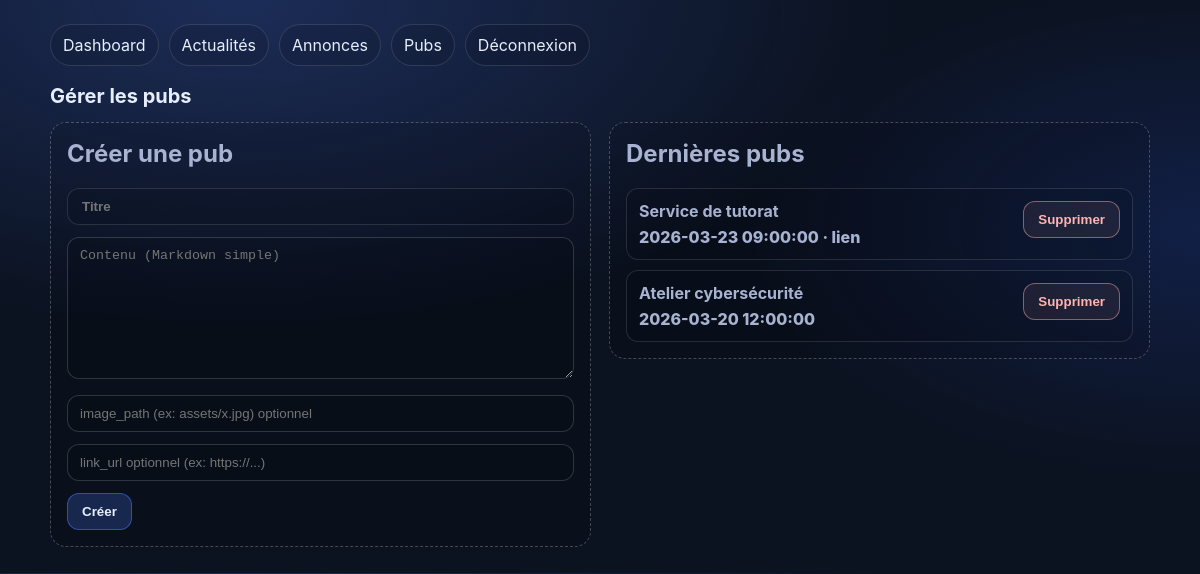
The page /admin/ads_manage.php (signed in) on the database its author committed.
### tables this page shows
CREATE TABLE IF NOT EXISTS ads (
  id INT AUTO_INCREMENT PRIMARY KEY,
  title VARCHAR(255) NOT NULL,
  content TEXT NOT NULL,
  image_path VARCHAR(255) NULL,
  link_url VARCHAR(500) NULL,
  posted_at DATETIME NOT NULL DEFAULT CURRENT_TIMESTAMP
);

### lib/db.php (called while the page is built, shortened)
<?php
function db(): PDO
{
  $dsn = sprintf(
    'mysql:host=%s;port=%d;dbname=%s;charset=utf8mb4',
    DB_HOST,
    DB_PORT,
    DB_NAME
  );
  $pdo = new PDO($dsn, DB_USER, DB_PASS, [
    PDO::ATTR_ERRMODE => PDO::ERRMODE_EXCEPTION,
    PDO::ATTR_DEFAULT_FETCH_MODE => PDO::FETCH_ASSOC,
  ]);
  return $pdo;
}

### admin/ads_manage.php (the view, shortened to what this page needs)
<?php
require_once __DIR__ . '/../lib/db.php';
$items = db()->query("SELECT * FROM ads ORDER BY posted_at DESC LIMIT 50")->fetchAll();
?>
<?php require __DIR__ . '/header.php'; ?>
<section class="section">
  <h1 class="section-title">Gérer les pubs</h1>
  <div class="grid-two">
    <div>
      <div class="empty-state">
        <h2 style="margin-top:0;">Créer une pub</h2>
        <form method="post">
          <div class="stack" style="margin-bottom:12px;">
            <input class="btn" style="border-radius:12px; flex:1;" type="text" name="title" placeholder="Titre" required>
          </div>
          <textarea
            name="content"
            placeholder="Contenu (Markdown simple)"
            rows="8"
            style="width:100%; padding:10px 12px; border-radius:12px; border:1px solid rgba(255,255,255,.16); background: rgba(0,0,0,.12); color: var(--text);"
            required
          ></textarea>
          <div class="stack" style="margin-top:12px; margin-bottom:12px;">
            <input type="text" name="image_path" placeholder="image_path (ex: assets/x.jpg) optionnel"
              style="flex:1; min-width: 240px; padding: 10px 12px; border-radius: 12px; border:1px solid rgba(255,255,255,.16); background: rgba(0,0,0,.12); color: var(--text);"
            >
          </div>
          <div class="stack" style="margin-bottom:12px;">
            <input type="url" name="link_url" placeholder="link_url optionnel (ex: https://...)" pattern="https?://.+"
              style="flex:1; min-width: 240px; padding: 10px 12px; border-radius: 12px; border:1px solid rgba(255,255,255,.16); background: rgba(0,0,0,.12); color: var(--text);"
            >
          </div>
          <button class="btn btn-primary" type="submit">Créer</button>
        </form>
      </div>
    </div>
    <div>
      <div class="empty-state">
        <h2 style="margin-top:0;">Dernières pubs</h2>
        <?php if (!$items): ?>
          <p style="color:var(--muted);">Aucune donnée.</p>
        <?php else: ?>
          <div class="stack" style="flex-direction:column; align-items:stretch;">
            <?php foreach ($items as $ad): ?>
              <div style="border:1px solid rgba(255,255,255,.12); border-radius: 12px; padding: 12px; background: rgba(0,0,0,.08);">
                <div style="display:flex; justify-content:space-between; gap:10px; align-items:flex-start; flex-wrap:wrap;">
                  <div>
                    <strong><?= htmlspecialchars($ad['title']) ?></strong>
                    <div style="color:var(--muted); font-weight:800; margin-top:6px;">
                      <?= htmlspecialchars((string)$ad['posted_at']) ?>
                      <?php if (!empty($ad['link_url'])): ?>
                        · lien
                      <?php endif; ?>
                    </div>
                  </div>
                  <form method="post" onsubmit="return confirm('Supprimer cette pub ?');">
                    <button class="btn" type="submit" style="border-color: rgba(255,179,179,.45); background: rgba(255,179,179,.08); color: #ffb3b3;">
                      Supprimer
                    </button>
                  </form>
                </div>
              </div>
            <?php endforeach; ?>
          </div>
        <?php endif; ?>
      </div>
    </div>
  </div>
</section>
<?php require __DIR__ . '/footer.php'; ?>

### assets/styles.css (style rules this page uses)
:root { --bg:#0b1220; --panel:#111b2e; --panel2:#0f172a; --text:#e6eefc; --muted:#a7b3d1; --primary:#4f7cff; --primary2:#2f5df2; --border:rgba(255,255,255,.12); --shadow: 0 10px 30px rgba(0,0,0,.35); --radius:16px; --radius-sm:12px; }
* { box-sizing:border-box; }
body { margin:0; background: radial-gradient(1200px 600px at 20% 0%, rgba(79,124,255,.25), transparent 55%), radial-gradient(900px 500px at 100% 40%, rgba(47,93,242,.18), transparent 50%), var(--bg); color:var(--text); font-family: -apple-system, BlinkMacSystemFont, "Segoe UI", Roboto, Arial, sans-serif; }
.section { margin: 18px 0 26px; }
.section-title { margin:0 0 14px; font-size: 20px; }
.grid-two { display:grid; grid-template-columns: repeat(2, minmax(0, 1fr)); gap: 18px; }
.btn { display:inline-block; text-decoration:none; color: var(--text); border: 1px solid var(--border); background: rgba(0,0,0,.10); padding: 10px 14px; border-radius: 12px; font-weight: 800; }
.btn-primary { background: rgba(79,124,255,.22); border-color: rgba(79,124,255,.5); }
.stack { display:flex; gap: 10px; flex-wrap:wrap; }
.empty-state { border: 1px dashed rgba(255,255,255,.24); background: rgba(0,0,0,.10); border-radius: var(--radius); padding: 16px; color: var(--muted); }

### rows shown on the page
ads: title "Service de tutorat", posted_at "2026-03-23 09:00:00", shows "· lien"
ads: title "Atelier cybersécurité", posted_at "2026-03-20 12:00:00"
